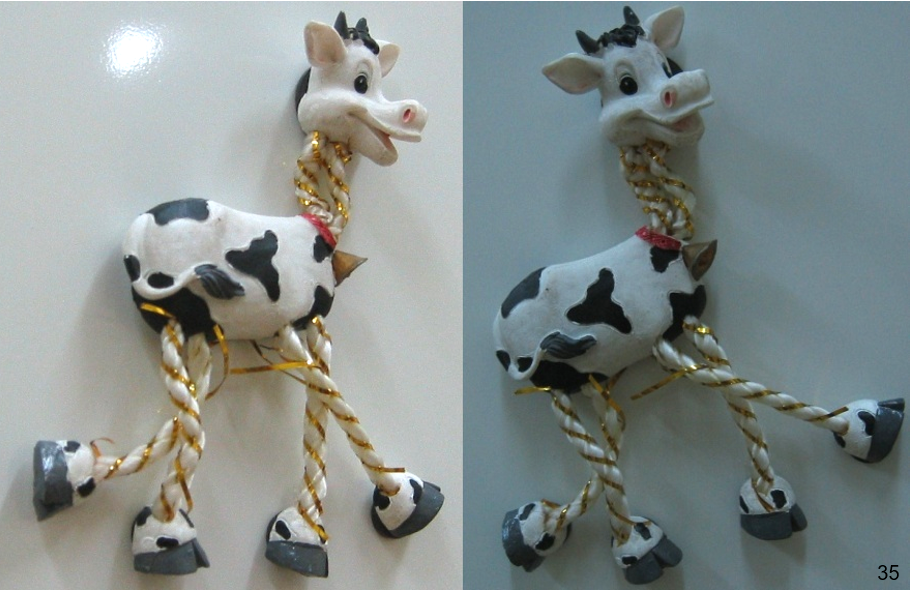
%> input picture pic/cow.PNG, 910 x 590 px, given in place of lighthouse.png, which was not available
$ octave mv2.2.m   (GNU Octave 9; MATLAB toolbox functions it lacks are replaced by stand-ins)
%> lines starting %> are read from the running program, lines starting %| are printed output that depends on the picture; pictures that were not available may be replaced by others from this repository, and a replacement may not be noted
clear all
close all
clc

image=double(imread("lighthouse.png"));
Rchannel=image(:,:,1);
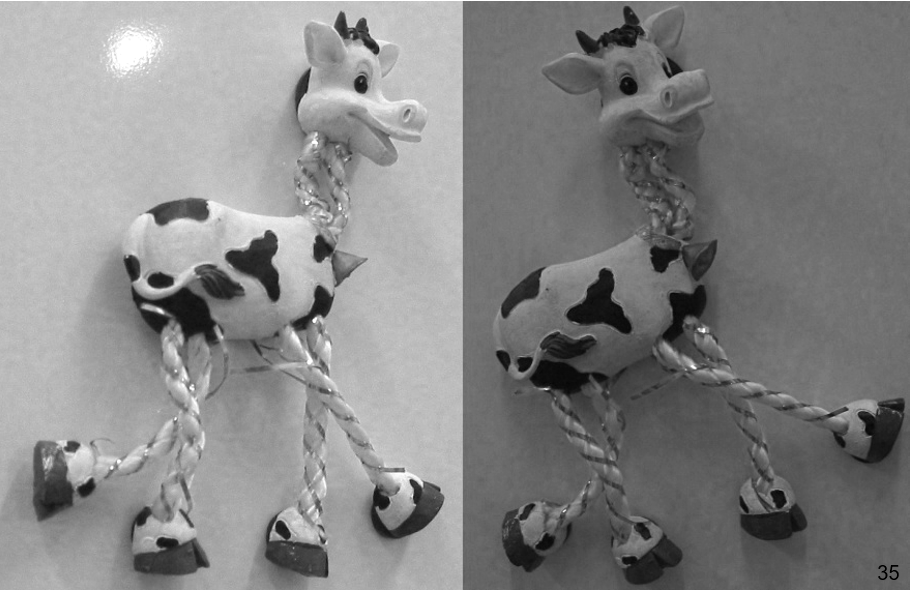
%> Rchannel: size 590x910 double; min 0, max 255, mean 133.3
Gchannel=image(:,:,2);
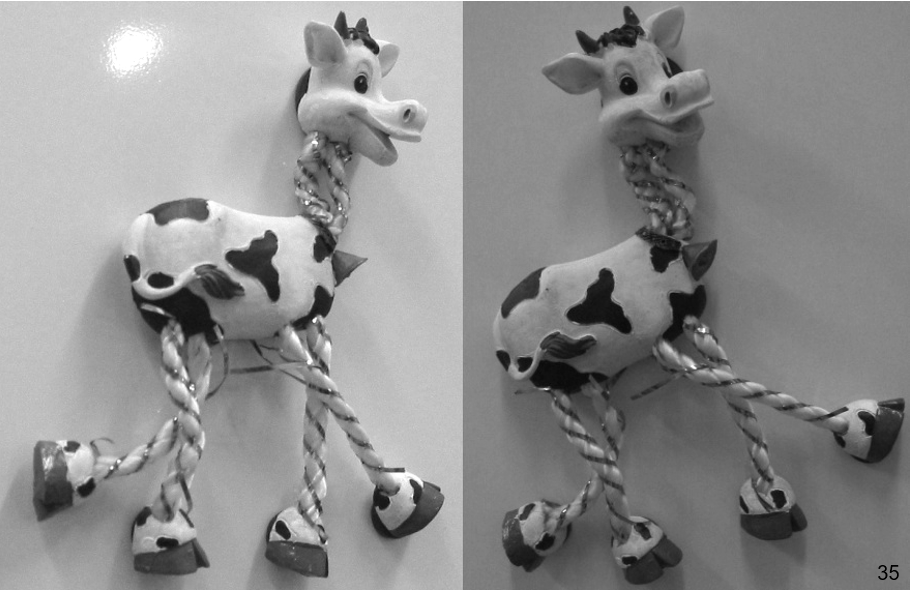
%> Gchannel: size 590x910 double; min 0, max 255, mean 142.2
Bchannel=image(:,:,3);
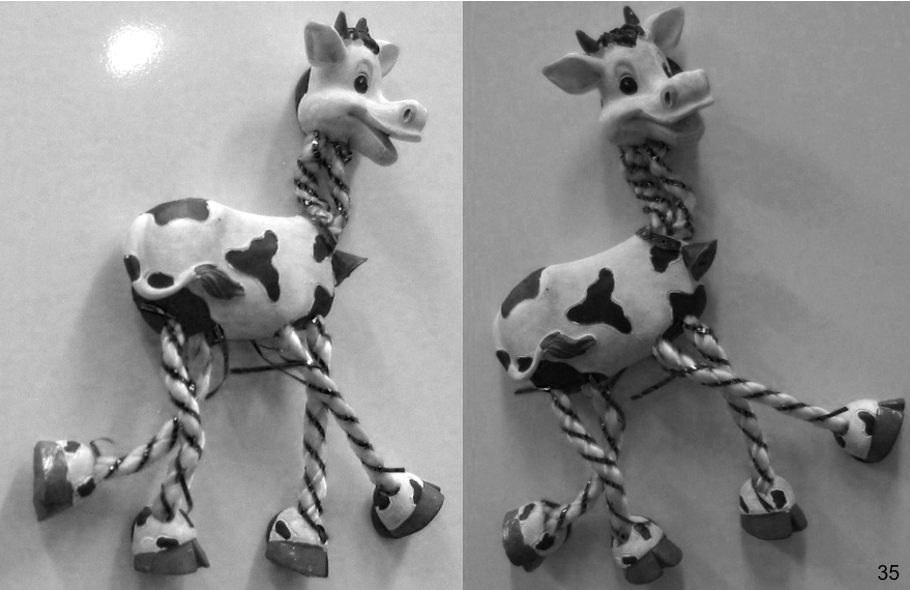
%> Bchannel: size 590x910 double; min 0, max 255, mean 140.8
sigma_d=input('lotfan meghdar sigma d ra vared konid :   ');
%> the answer given: 2
sigma_r=input('lotfan meghdar sigma r ra vared konid :   ');
%> the answer given: 2
n=input('lotfan size panjere ra vared konid :   ');
%> the answer given: 3

%> (the run ends here)
